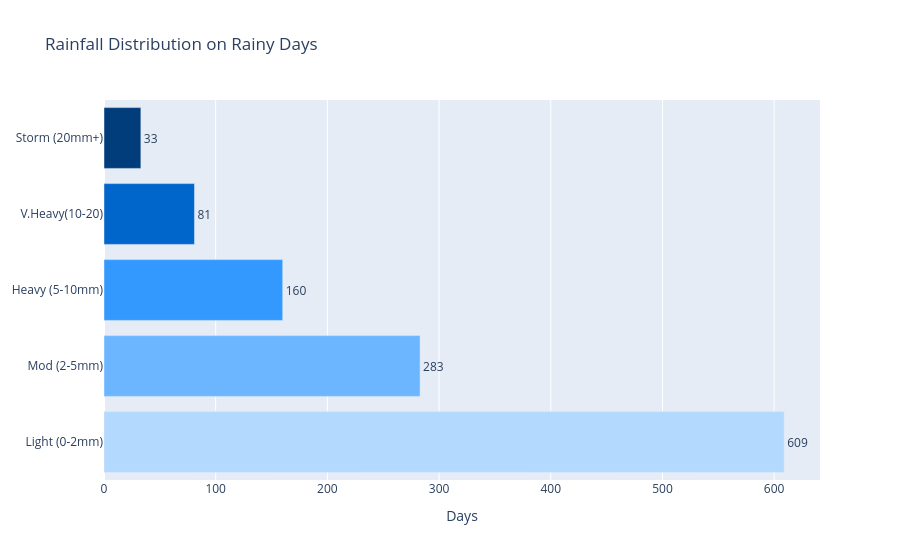

Notebook code for this chart:
### Code cell
categories = ["Light (0-2mm)", "Mod (2-5mm)", "Heavy (5-10mm)", "V.Heavy(10-20)", "Storm (20mm+)"]
counts = [609, 283, 160, 81, 33]
colors = ['#B3D9FF', '#6BB6FF', '#3399FF', '#0066CC', '#003D7A']

fig = go.Figure(go.Bar(
    x=counts,
    y=categories,
    orientation='h',
    marker=dict(color=colors),
    text=counts,
    textposition='outside',
))

fig.update_layout(
    title="Rainfall Distribution on Rainy Days",
    xaxis_title="Days",
)
fig.update_traces(cliponaxis=False)
fig.show()

### Figure 1 — Plotly figure (JSON) as saved in the notebook; plotly's stock layout.template omitted (floating-point values rounded to 4 significant figures)
{"data": [{"cliponaxis": false, "marker": {"color": ["#B3D9FF", "#6BB6FF", "#3399FF", "#0066CC", "#003D7A"]}, "orientation": "h", "text": ["609", "283", "160", "81", "33"], "textposition": "outside", "type": "bar", "x": [609, 283, 160, 81, 33], "y": ["Light (0-2mm)", "Mod (2-5mm)", "Heavy (5-10mm)", "V.Heavy(10-20)", "Storm (20mm+)"]}], "layout": {"title": {"text": "Rainfall Distribution on Rainy Days"}, "xaxis": {"title": {"text": "Days"}}}}
